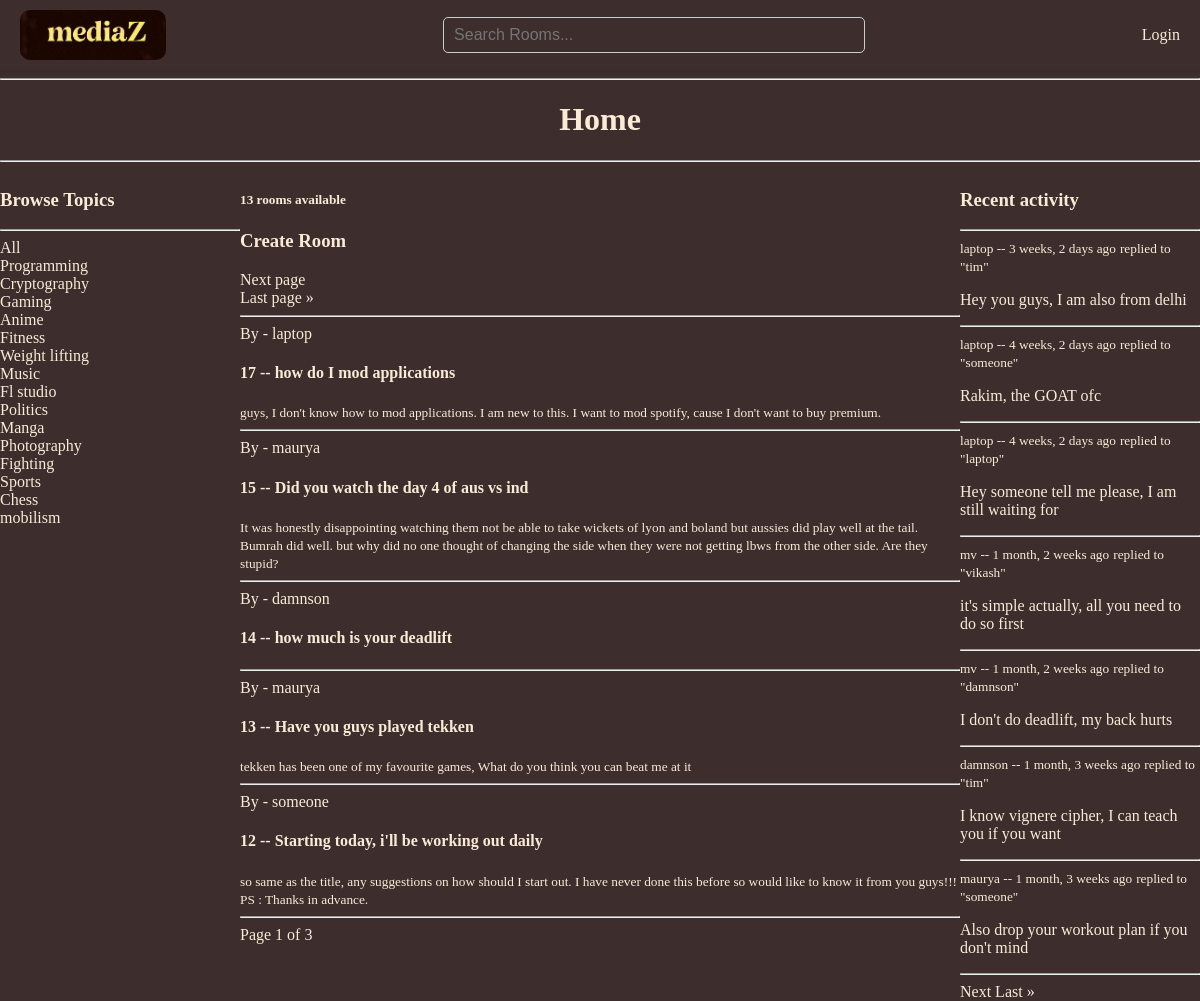
The page / on the database its author committed.
### base/models.py (models this page shows, shortened)
class Topic(models.Model):
    name = models.CharField(max_length=200)

class Room(models.Model):
    host = models.ForeignKey(User, on_delete=models.SET_NULL, null=True)
    topic = models.ForeignKey(Topic, on_delete=models.SET_NULL, null=True)
    name = models.CharField(max_length=200)
    description = models.TextField(null=True, blank=True)
    participants = models.ManyToManyField(
        User,
        related_name='participants',
        blank=True
    )
    updated = models.DateTimeField(auto_now=True)
    created = models.DateTimeField(auto_now_add=True)
    class Meta:
        ordering = ['-updated', '-created']

class Message(models.Model):
    user = models.ForeignKey(User, on_delete=models.CASCADE)
    room = models.ForeignKey(Room, on_delete=models.CASCADE)
    body = models.TextField()
    updated = models.DateTimeField(auto_now=True)
    created = models.DateTimeField(auto_now_add=True)
    def __str__(self):
        return self.body[0:50]

### base/views.py (the view)
# urls.py: path('', views.home, name="home"),
def home(request):
    q = request.GET.get('q') if request.GET.get('q') != None else ''
    rooms = Room.objects.filter(
        Q(topic__name__icontains=q)|
        Q(name__icontains=q)|
        Q(description__icontains=q)|
        Q(host__username__icontains=q)
    )
    room_comments = Message.objects.filter(
        Q(room__topic__name__icontains=q)|
        Q(room__name__icontains=q)
    ).order_by('-created')
    room_count = rooms.count()
    topics = Topic.objects.all()
    paginator = Paginator(rooms, 5)
    page_number = request.GET.get('page')
    page_obj = paginator.get_page(page_number)
    comment_paginator = Paginator(room_comments, 7)
    comment_page_number = request.GET.get('comment_page')
    comment_page_obj = comment_paginator.get_page(comment_page_number)
    context = {
        'rooms':rooms,
        'topics': topics,
        'room_count':room_count,
        'room_comments':room_comments,
        'page_obj': page_obj,
        'comment_page_obj':comment_page_obj
    }
    return render(request, 'base/home.html', context)

### base/templates/base/home.html (shortened to what this page needs)
{% extends 'main.html' %}
{% block content %}
{% if request.GET.q != None %}
<h1 class="header">{{ request.GET.q }}</h1>
{% else %}
<h1 class="header">Home</h1>
{% endif %}
<hr>
<div class="home-container">
    <div>
        {% include 'base/topics.html' %}
    </div>
    <div>
        <h5>{{ page_obj.paginator.count }} rooms available</h5>
        <a href="{% url 'create-room' %}"><h3>Create Room</h3></a>
        {% if page_obj.has_next %}
                <a href="?page={{ page_obj.next_page_number }}">Next page</a><br>
                <a href="?page={{ page_obj.paginator.num_pages }}">Last page &raquo;</a>
        {% endif %}
        <hr>
        <div>
            {% include 'base/feed.html' %}
        </div>
        <div class="pagination">
            <span>Page {{ page_obj.number }} of {{ page_obj.paginator.num_pages }}</span>
        </div>
    </div>
    <div>
        {% include 'base/activity.html' %}
        <div>
            {% if comment_page_obj.has_next %}
                <a href="?comment_page={{ comment_page_obj.next_page_number }}">Next</a>
                <a href="?comment_page={{ comment_page_obj.paginator.num_pages }}">Last &raquo;</a>
            {% endif %}
        </div>
    </div>
</div>
{% endblock %}

### base/templates/base/topics.html
<h3>Browse Topics</h3>
        <hr>
        <div>
            <a href="{% url 'home' %}">All</a>
        </div>
        {% for topic in topics %}
            <div>
                <a href="{% url 'home' %}?q={{topic.name}}"> {{topic.name}}</a>
            </div>
        {% endfor %}

### base/templates/base/feed.html (shortened to what this page needs)
{% for room in page_obj %}
                <div>
                    By - <a href="{% url 'user' room.host.id %}">{{room.host.username}}</a>
                    <h4>{{room.id}} -- <a href="{% url 'room' room.id %}">{{room.name}}</a></h4>
                    <small>{{room.description}}</small>
                    <hr>
                </div>
{% endfor %}

### base/templates/base/activity.html (shortened to what this page needs)
<div>
    <h3>Recent activity</h3>
    <hr>
    {% if room_comments %}
        {% for comment in comment_page_obj %}
                <div>
                <small><a href="{% url 'user' comment.user.id %}">{{comment.user}}</a> -- {{comment.created | timesince}} ago</small>
                <small>replied to "{{comment.room.host}}"</small>
                <p>{{comment}}</p>
                <hr>
            </div>
        {% endfor %}
    {% else %}
        <p class="no-activity">No recent activity here...</p>
    {% endif %}
</div>

### static/styles/main.css (style rules this page uses)
* { background-color:rgb(61, 45, 45); color:antiquewhite; }
body { margin: 0; padding: 0; font-family: 'Times New Roman'; }
a { text-decoration: none; }
.header { text-align: center; }

### base/templates/base/home.html (style rules this page uses)
.home-container { display:grid; grid-template-columns:1fr 3fr 1fr; }

### rows shown on the page
Topic: name "Programming"
Topic: name "Cryptography"
Topic: name "Gaming"
Topic: name "Anime"
Topic: name "Fitness"
Topic: name "Weight lifting"
Topic: name "Music"
Topic: name "Fl studio"
Topic: name "Politics"
Topic: name "Manga"
Topic: name "Photography"
Topic: name "Fighting"
Topic: name "Sports"
Topic: name "Chess"
Topic: name "mobilism"
Room: host.username "laptop", id "17", name "how do I mod applications", description "guys, I don't know how to mod applications. I am new to this. I want to mod spotify, cause I don't want to buy premium."
Room: host.username "maurya", id "15", name "Did you watch the day 4 of aus vs ind", description "It was honestly disappointing watching them not be able to take wickets of lyon and boland but aussies did play well at the tail. Bumrah did well. but why did no one thought of changing the side when they were not getting lbws from the other side. Are they stupid?"
Room: host.username "damnson", id "14", name "how much is your deadlift"
Room: host.username "maurya", id "13", name "Have you guys played tekken", description "tekken has been one of my favourite games, What do you think you can beat me at it"
Room: host.username "someone", id "12", name "Starting today, i'll be working out daily", description "so same as the title, any suggestions on how should I start out. I have never done this before so would like to know it from you guys!!! PS : Thanks in advance."
Message: user "laptop", created "3 weeks, 2 days", room.host "tim", body "Hey you guys, I am also from delhi"
Message: user "laptop", created "4 weeks, 2 days", room.host "someone", body "Rakim, the GOAT ofc"
Message: user "laptop", created "4 weeks, 2 days", room.host "laptop", body "Hey someone tell me please, I am still waiting for"
Message: user "mv", created "1 month, 2 weeks", room.host "vikash", body "it's simple actually, all you need to do so first"
Message: user "mv", created "1 month, 2 weeks", room.host "damnson", body "I don't do deadlift, my back hurts"
Message: user "damnson", created "1 month, 3 weeks", room.host "tim", body "I know vignere cipher, I can teach you if you want"
Message: user "maurya", created "1 month, 3 weeks", room.host "someone", body "Also drop your workout plan if you don't mind"

### other values the page prints
{{ page_obj.paginator.count }} "13"
{{ page_obj.number }} "1"
{{ page_obj.paginator.num_pages }} "3"
